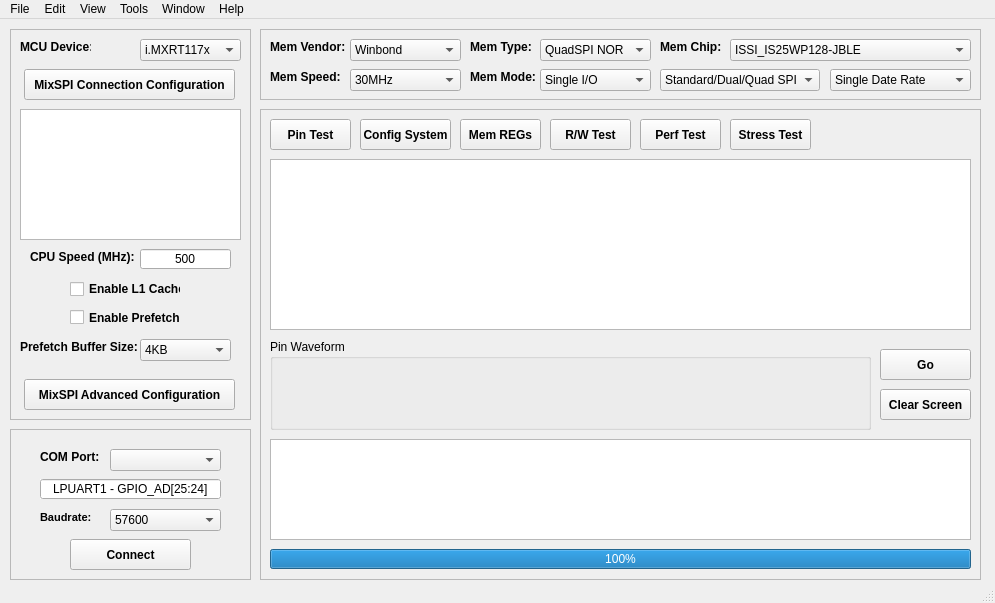
<?xml version="1.0" encoding="UTF-8"?>
<ui version="4.0">
 <class>memTesterWin</class>
 <widget class="QMainWindow" name="memTesterWin">
  <property name="geometry">
   <rect>
    <x>0</x>
    <y>0</y>
    <width>995</width>
    <height>603</height>
   </rect>
  </property>
  <property name="windowTitle">
   <string>MCU Mem Test Utility</string>
  </property>
  <widget class="QWidget" name="centralwidget">
   <widget class="QFrame" name="mcuFrame">
    <property name="geometry">
     <rect>
      <x>10</x>
      <y>10</y>
      <width>241</width>
      <height>391</height>
     </rect>
    </property>
    <property name="autoFillBackground">
     <bool>false</bool>
    </property>
    <property name="frameShape">
     <enum>QFrame::StyledPanel</enum>
    </property>
    <property name="frameShadow">
     <enum>QFrame::Plain</enum>
    </property>
    <property name="lineWidth">
     <number>1</number>
    </property>
    <widget class="QLabel" name="label_mcuDevice">
     <property name="geometry">
      <rect>
       <x>10</x>
       <y>10</y>
       <width>71</width>
       <height>16</height>
      </rect>
     </property>
     <property name="font">
      <font>
       <weight>75</weight>
       <bold>true</bold>
      </font>
     </property>
     <property name="text">
      <string>MCU Device:</string>
     </property>
    </widget>
    <widget class="QComboBox" name="comboBox_mcuDevice">
     <property name="geometry">
      <rect>
       <x>130</x>
       <y>10</y>
       <width>101</width>
       <height>22</height>
      </rect>
     </property>
     <item>
      <property name="text">
       <string>i.MXRT117x</string>
      </property>
     </item>
    </widget>
    <widget class="QTextEdit" name="textEdit_mixspiConnection">
     <property name="enabled">
      <bool>true</bool>
     </property>
     <property name="geometry">
      <rect>
       <x>10</x>
       <y>80</y>
       <width>221</width>
       <height>131</height>
      </rect>
     </property>
     <property name="readOnly">
      <bool>true</bool>
     </property>
    </widget>
    <widget class="QLabel" name="label_cpuSpeed">
     <property name="geometry">
      <rect>
       <x>20</x>
       <y>220</y>
       <width>111</width>
       <height>16</height>
      </rect>
     </property>
     <property name="font">
      <font>
       <weight>75</weight>
       <bold>true</bold>
      </font>
     </property>
     <property name="text">
      <string>CPU Speed (MHz):</string>
     </property>
    </widget>
    <widget class="QLineEdit" name="lineEdit_cpuSpeed">
     <property name="geometry">
      <rect>
       <x>130</x>
       <y>220</y>
       <width>91</width>
       <height>20</height>
      </rect>
     </property>
     <property name="text">
      <string>500</string>
     </property>
     <property name="alignment">
      <set>Qt::AlignCenter</set>
     </property>
    </widget>
    <widget class="QCheckBox" name="checkBox_enableL1Cache">
     <property name="geometry">
      <rect>
       <x>60</x>
       <y>250</y>
       <width>111</width>
       <height>20</height>
      </rect>
     </property>
     <property name="font">
      <font>
       <weight>75</weight>
       <bold>true</bold>
      </font>
     </property>
     <property name="text">
      <string>Enable L1 Cache</string>
     </property>
    </widget>
    <widget class="QCheckBox" name="checkBox_enablePrefetch">
     <property name="geometry">
      <rect>
       <x>60</x>
       <y>280</y>
       <width>111</width>
       <height>17</height>
      </rect>
     </property>
     <property name="font">
      <font>
       <weight>75</weight>
       <bold>true</bold>
      </font>
     </property>
     <property name="text">
      <string>Enable Prefetch</string>
     </property>
    </widget>
    <widget class="QLabel" name="label_prefetchBufferSize">
     <property name="geometry">
      <rect>
       <x>10</x>
       <y>310</y>
       <width>121</width>
       <height>16</height>
      </rect>
     </property>
     <property name="font">
      <font>
       <weight>75</weight>
       <bold>true</bold>
      </font>
     </property>
     <property name="text">
      <string>Prefetch Buffer Size:</string>
     </property>
    </widget>
    <widget class="QComboBox" name="comboBox_prefetchBufferSize">
     <property name="geometry">
      <rect>
       <x>130</x>
       <y>310</y>
       <width>91</width>
       <height>22</height>
      </rect>
     </property>
     <property name="currentIndex">
      <number>2</number>
     </property>
     <property name="maxVisibleItems">
      <number>13</number>
     </property>
     <item>
      <property name="text">
       <string>64bit</string>
      </property>
     </item>
     <item>
      <property name="text">
       <string>2KB</string>
      </property>
     </item>
     <item>
      <property name="text">
       <string>4KB</string>
      </property>
     </item>
    </widget>
    <widget class="QPushButton" name="pushButton_mixspiConnectionConfiguration">
     <property name="geometry">
      <rect>
       <x>14</x>
       <y>40</y>
       <width>211</width>
       <height>31</height>
      </rect>
     </property>
     <property name="font">
      <font>
       <weight>75</weight>
       <bold>true</bold>
      </font>
     </property>
     <property name="text">
      <string>MixSPI Connection Configuration</string>
     </property>
    </widget>
    <widget class="QPushButton" name="pushButton_mixspiAdvancedConfiguration">
     <property name="geometry">
      <rect>
       <x>14</x>
       <y>350</y>
       <width>211</width>
       <height>31</height>
      </rect>
     </property>
     <property name="font">
      <font>
       <weight>75</weight>
       <bold>true</bold>
      </font>
     </property>
     <property name="text">
      <string>MixSPI Advanced Configuration</string>
     </property>
    </widget>
   </widget>
   <widget class="QFrame" name="uartFrame">
    <property name="geometry">
     <rect>
      <x>10</x>
      <y>410</y>
      <width>241</width>
      <height>151</height>
     </rect>
    </property>
    <property name="font">
     <font>
      <family>Arial</family>
     </font>
    </property>
    <property name="frameShape">
     <enum>QFrame::StyledPanel</enum>
    </property>
    <property name="frameShadow">
     <enum>QFrame::Plain</enum>
    </property>
    <widget class="QLabel" name="label_comPort">
     <property name="geometry">
      <rect>
       <x>30</x>
       <y>20</y>
       <width>61</width>
       <height>16</height>
      </rect>
     </property>
     <property name="font">
      <font>
       <family>MS Shell Dlg 2</family>
       <weight>75</weight>
       <bold>true</bold>
      </font>
     </property>
     <property name="text">
      <string>COM Port:</string>
     </property>
    </widget>
    <widget class="QLabel" name="label_baudrate">
     <property name="geometry">
      <rect>
       <x>30</x>
       <y>80</y>
       <width>61</width>
       <height>16</height>
      </rect>
     </property>
     <property name="font">
      <font>
       <family>MS Shell Dlg 2</family>
       <pointsize>8</pointsize>
       <weight>75</weight>
       <bold>true</bold>
      </font>
     </property>
     <property name="text">
      <string>Baudrate:</string>
     </property>
    </widget>
    <widget class="QComboBox" name="comboBox_comPort">
     <property name="geometry">
      <rect>
       <x>100</x>
       <y>20</y>
       <width>111</width>
       <height>22</height>
      </rect>
     </property>
     <property name="font">
      <font>
       <family>MS Shell Dlg 2</family>
      </font>
     </property>
    </widget>
    <widget class="QComboBox" name="comboBox_baudrate">
     <property name="geometry">
      <rect>
       <x>100</x>
       <y>80</y>
       <width>111</width>
       <height>22</height>
      </rect>
     </property>
     <property name="font">
      <font>
       <family>MS Shell Dlg 2</family>
      </font>
     </property>
     <item>
      <property name="text">
       <string>57600</string>
      </property>
     </item>
    </widget>
    <widget class="QPushButton" name="pushButton_connect">
     <property name="geometry">
      <rect>
       <x>60</x>
       <y>110</y>
       <width>121</width>
       <height>31</height>
      </rect>
     </property>
     <property name="font">
      <font>
       <family>MS Shell Dlg 2</family>
       <weight>75</weight>
       <bold>true</bold>
      </font>
     </property>
     <property name="text">
      <string>Connect</string>
     </property>
    </widget>
    <widget class="QLineEdit" name="lineEdit_uartPad">
     <property name="geometry">
      <rect>
       <x>30</x>
       <y>50</y>
       <width>181</width>
       <height>20</height>
      </rect>
     </property>
     <property name="font">
      <font>
       <family>MS Shell Dlg 2</family>
      </font>
     </property>
     <property name="autoFillBackground">
      <bool>true</bool>
     </property>
     <property name="text">
      <string>LPUART1 - GPIO_AD[25:24]</string>
     </property>
     <property name="alignment">
      <set>Qt::AlignCenter</set>
     </property>
     <property name="readOnly">
      <bool>true</bool>
     </property>
    </widget>
   </widget>
   <widget class="QFrame" name="memFrame">
    <property name="geometry">
     <rect>
      <x>260</x>
      <y>10</y>
      <width>721</width>
      <height>71</height>
     </rect>
    </property>
    <property name="frameShape">
     <enum>QFrame::StyledPanel</enum>
    </property>
    <property name="frameShadow">
     <enum>QFrame::Plain</enum>
    </property>
    <widget class="QLabel" name="label_memType">
     <property name="geometry">
      <rect>
       <x>210</x>
       <y>10</y>
       <width>61</width>
       <height>16</height>
      </rect>
     </property>
     <property name="font">
      <font>
       <weight>75</weight>
       <bold>true</bold>
      </font>
     </property>
     <property name="text">
      <string>Mem Type:</string>
     </property>
    </widget>
    <widget class="QComboBox" name="comboBox_memType">
     <property name="geometry">
      <rect>
       <x>280</x>
       <y>10</y>
       <width>111</width>
       <height>22</height>
      </rect>
     </property>
     <item>
      <property name="text">
       <string>QuadSPI NOR</string>
      </property>
     </item>
     <item>
      <property name="text">
       <string>OctalSPI NOR</string>
      </property>
     </item>
     <item>
      <property name="text">
       <string>HyperFlash</string>
      </property>
     </item>
     <item>
      <property name="text">
       <string>PSRAM</string>
      </property>
     </item>
     <item>
      <property name="text">
       <string>HyperRAM</string>
      </property>
     </item>
    </widget>
    <widget class="QLabel" name="label_memChip">
     <property name="geometry">
      <rect>
       <x>400</x>
       <y>10</y>
       <width>61</width>
       <height>16</height>
      </rect>
     </property>
     <property name="font">
      <font>
       <weight>75</weight>
       <bold>true</bold>
      </font>
     </property>
     <property name="text">
      <string>Mem Chip:</string>
     </property>
    </widget>
    <widget class="QComboBox" name="comboBox_memChip">
     <property name="geometry">
      <rect>
       <x>470</x>
       <y>10</y>
       <width>241</width>
       <height>22</height>
      </rect>
     </property>
     <item>
      <property name="text">
       <string>ISSI_IS25WP128-JBLE</string>
      </property>
     </item>
    </widget>
    <widget class="QLabel" name="label_memSpeed">
     <property name="geometry">
      <rect>
       <x>10</x>
       <y>40</y>
       <width>81</width>
       <height>16</height>
      </rect>
     </property>
     <property name="font">
      <font>
       <weight>75</weight>
       <bold>true</bold>
      </font>
     </property>
     <property name="text">
      <string>Mem Speed:</string>
     </property>
    </widget>
    <widget class="QComboBox" name="comboBox_memSpeed">
     <property name="geometry">
      <rect>
       <x>90</x>
       <y>40</y>
       <width>111</width>
       <height>22</height>
      </rect>
     </property>
     <item>
      <property name="text">
       <string>30MHz</string>
      </property>
     </item>
     <item>
      <property name="text">
       <string>50MHz</string>
      </property>
     </item>
     <item>
      <property name="text">
       <string>60MHz</string>
      </property>
     </item>
     <item>
      <property name="text">
       <string>80MHz</string>
      </property>
     </item>
     <item>
      <property name="text">
       <string>100MHz</string>
      </property>
     </item>
     <item>
      <property name="text">
       <string>120MHz</string>
      </property>
     </item>
     <item>
      <property name="text">
       <string>133MHz</string>
      </property>
     </item>
     <item>
      <property name="text">
       <string>166MHz</string>
      </property>
     </item>
     <item>
      <property name="text">
       <string>200MHz</string>
      </property>
     </item>
     <item>
      <property name="text">
       <string>250MHz</string>
      </property>
     </item>
    </widget>
    <widget class="QLabel" name="label_memMode">
     <property name="geometry">
      <rect>
       <x>210</x>
       <y>40</y>
       <width>71</width>
       <height>16</height>
      </rect>
     </property>
     <property name="font">
      <font>
       <weight>75</weight>
       <bold>true</bold>
      </font>
     </property>
     <property name="text">
      <string>Mem Mode:</string>
     </property>
    </widget>
    <widget class="QComboBox" name="comboBox_memIoPadsMode">
     <property name="geometry">
      <rect>
       <x>280</x>
       <y>40</y>
       <width>111</width>
       <height>22</height>
      </rect>
     </property>
     <item>
      <property name="text">
       <string>Single I/O</string>
      </property>
     </item>
     <item>
      <property name="text">
       <string>Dual I/O</string>
      </property>
     </item>
     <item>
      <property name="text">
       <string>Quad I/O</string>
      </property>
     </item>
     <item>
      <property name="text">
       <string>Octal I/O</string>
      </property>
     </item>
     <item>
      <property name="text">
       <string>Hex I/O</string>
      </property>
     </item>
    </widget>
    <widget class="QComboBox" name="comboBox_memInterfaceMode">
     <property name="geometry">
      <rect>
       <x>400</x>
       <y>40</y>
       <width>160</width>
       <height>22</height>
      </rect>
     </property>
     <item>
      <property name="text">
       <string>Standard/Dual/Quad SPI</string>
      </property>
     </item>
     <item>
      <property name="text">
       <string>Ouad Peripheral Interface</string>
      </property>
     </item>
     <item>
      <property name="text">
       <string>Octa Peripheral Interface</string>
      </property>
     </item>
     <item>
      <property name="text">
       <string>HyperBus</string>
      </property>
     </item>
     <item>
      <property name="text">
       <string>HyperBus-Extend-IO</string>
      </property>
     </item>
    </widget>
    <widget class="QComboBox" name="comboBox_memSampleRateMode">
     <property name="geometry">
      <rect>
       <x>570</x>
       <y>40</y>
       <width>141</width>
       <height>22</height>
      </rect>
     </property>
     <item>
      <property name="text">
       <string>Single Date Rate</string>
      </property>
     </item>
     <item>
      <property name="text">
       <string>Double Transfer Rate</string>
      </property>
     </item>
    </widget>
    <widget class="QLabel" name="label_memVendor">
     <property name="geometry">
      <rect>
       <x>10</x>
       <y>10</y>
       <width>81</width>
       <height>16</height>
      </rect>
     </property>
     <property name="font">
      <font>
       <weight>75</weight>
       <bold>true</bold>
      </font>
     </property>
     <property name="text">
      <string>Mem Vendor:</string>
     </property>
    </widget>
    <widget class="QComboBox" name="comboBox_memVendor">
     <property name="geometry">
      <rect>
       <x>90</x>
       <y>10</y>
       <width>111</width>
       <height>22</height>
      </rect>
     </property>
     <item>
      <property name="text">
       <string>Winbond</string>
      </property>
     </item>
     <item>
      <property name="text">
       <string>Macronix</string>
      </property>
     </item>
     <item>
      <property name="text">
       <string>GigaDevice</string>
      </property>
     </item>
     <item>
      <property name="text">
       <string>Infineon_Cypress_Spansion</string>
      </property>
     </item>
     <item>
      <property name="text">
       <string>Micron</string>
      </property>
     </item>
     <item>
      <property name="text">
       <string>ISSI</string>
      </property>
     </item>
     <item>
      <property name="text">
       <string>Renesas_Dialog__Adesto</string>
      </property>
     </item>
     <item>
      <property name="text">
       <string>APMemory</string>
      </property>
     </item>
     <item>
      <property name="text">
       <string>Misc</string>
      </property>
     </item>
    </widget>
   </widget>
   <widget class="QFrame" name="dispFrame">
    <property name="geometry">
     <rect>
      <x>260</x>
      <y>90</y>
      <width>721</width>
      <height>471</height>
     </rect>
    </property>
    <property name="frameShape">
     <enum>QFrame::StyledPanel</enum>
    </property>
    <property name="frameShadow">
     <enum>QFrame::Plain</enum>
    </property>
    <widget class="QPushButton" name="pushButton_memRegs">
     <property name="geometry">
      <rect>
       <x>200</x>
       <y>10</y>
       <width>81</width>
       <height>31</height>
      </rect>
     </property>
     <property name="font">
      <font>
       <weight>75</weight>
       <bold>true</bold>
      </font>
     </property>
     <property name="text">
      <string>Mem REGs</string>
     </property>
    </widget>
    <widget class="QTextEdit" name="textEdit_displayWin">
     <property name="geometry">
      <rect>
       <x>10</x>
       <y>50</y>
       <width>701</width>
       <height>171</height>
      </rect>
     </property>
     <property name="font">
      <font>
       <weight>50</weight>
       <bold>false</bold>
      </font>
     </property>
     <property name="frameShadow">
      <enum>QFrame::Plain</enum>
     </property>
     <property name="readOnly">
      <bool>true</bool>
     </property>
    </widget>
    <widget class="QPushButton" name="pushButton_perfTest">
     <property name="geometry">
      <rect>
       <x>380</x>
       <y>10</y>
       <width>81</width>
       <height>31</height>
      </rect>
     </property>
     <property name="font">
      <font>
       <weight>75</weight>
       <bold>true</bold>
      </font>
     </property>
     <property name="text">
      <string>Perf Test</string>
     </property>
    </widget>
    <widget class="QProgressBar" name="progressBar_action">
     <property name="geometry">
      <rect>
       <x>10</x>
       <y>440</y>
       <width>701</width>
       <height>20</height>
      </rect>
     </property>
     <property name="value">
      <number>100</number>
     </property>
    </widget>
    <widget class="QTextEdit" name="textEdit_packetWin">
     <property name="geometry">
      <rect>
       <x>10</x>
       <y>330</y>
       <width>701</width>
       <height>101</height>
      </rect>
     </property>
    </widget>
    <widget class="QPushButton" name="pushButton_configSystem">
     <property name="geometry">
      <rect>
       <x>100</x>
       <y>10</y>
       <width>91</width>
       <height>31</height>
      </rect>
     </property>
     <property name="font">
      <font>
       <weight>75</weight>
       <bold>true</bold>
      </font>
     </property>
     <property name="text">
      <string>Config System</string>
     </property>
    </widget>
    <widget class="QPushButton" name="pushButton_clearScreen">
     <property name="geometry">
      <rect>
       <x>620</x>
       <y>280</y>
       <width>91</width>
       <height>31</height>
      </rect>
     </property>
     <property name="font">
      <font>
       <weight>75</weight>
       <bold>true</bold>
      </font>
     </property>
     <property name="text">
      <string>Clear Screen</string>
     </property>
    </widget>
    <widget class="QPushButton" name="pushButton_stressTest">
     <property name="geometry">
      <rect>
       <x>470</x>
       <y>10</y>
       <width>81</width>
       <height>31</height>
      </rect>
     </property>
     <property name="font">
      <font>
       <weight>75</weight>
       <bold>true</bold>
      </font>
     </property>
     <property name="text">
      <string>Stress Test</string>
     </property>
    </widget>
    <widget class="QPushButton" name="pushButton_pinTest">
     <property name="geometry">
      <rect>
       <x>10</x>
       <y>10</y>
       <width>81</width>
       <height>31</height>
      </rect>
     </property>
     <property name="font">
      <font>
       <weight>75</weight>
       <bold>true</bold>
      </font>
     </property>
     <property name="text">
      <string>Pin Test</string>
     </property>
    </widget>
    <widget class="QPushButton" name="pushButton_Go">
     <property name="geometry">
      <rect>
       <x>620</x>
       <y>240</y>
       <width>91</width>
       <height>31</height>
      </rect>
     </property>
     <property name="font">
      <font>
       <weight>75</weight>
       <bold>true</bold>
      </font>
     </property>
     <property name="text">
      <string>Go</string>
     </property>
    </widget>
    <widget class="QPushButton" name="pushButton_rwTest">
     <property name="geometry">
      <rect>
       <x>290</x>
       <y>10</y>
       <width>81</width>
       <height>31</height>
      </rect>
     </property>
     <property name="font">
      <font>
       <weight>75</weight>
       <bold>true</bold>
      </font>
     </property>
     <property name="text">
      <string>R/W Test</string>
     </property>
    </widget>
    <widget class="QGroupBox" name="groupBox_pinWaveform">
     <property name="geometry">
      <rect>
       <x>10</x>
       <y>230</y>
       <width>601</width>
       <height>91</height>
      </rect>
     </property>
     <property name="title">
      <string>Pin Waveform</string>
     </property>
    </widget>
   </widget>
  </widget>
  <widget class="QMenuBar" name="menubar">
   <property name="geometry">
    <rect>
     <x>0</x>
     <y>0</y>
     <width>995</width>
     <height>21</height>
    </rect>
   </property>
   <widget class="QMenu" name="menuFile">
    <property name="title">
     <string>File</string>
    </property>
   </widget>
   <widget class="QMenu" name="menuEdit">
    <property name="title">
     <string>Edit</string>
    </property>
   </widget>
   <widget class="QMenu" name="menuView">
    <property name="title">
     <string>View</string>
    </property>
   </widget>
   <widget class="QMenu" name="menuTools">
    <property name="title">
     <string>Tools</string>
    </property>
    <widget class="QMenu" name="menu_loadFirmware">
     <property name="inputMethodHints">
      <set>Qt::ImhNone</set>
     </property>
     <property name="title">
      <string>Load Firmware</string>
     </property>
     <addaction name="menuLoadFwAction_Yes"/>
     <addaction name="menuLoadFwAction_No"/>
    </widget>
    <addaction name="menu_loadFirmware"/>
   </widget>
   <widget class="QMenu" name="menuWindow">
    <property name="title">
     <string>Window</string>
    </property>
   </widget>
   <widget class="QMenu" name="menuHelp">
    <property name="title">
     <string>Help</string>
    </property>
    <addaction name="menuHelpAction_homePage"/>
    <addaction name="menuHelpAction_aboutAuthor"/>
    <addaction name="menuHelpAction_revisionHistory"/>
   </widget>
   <addaction name="menuFile"/>
   <addaction name="menuEdit"/>
   <addaction name="menuView"/>
   <addaction name="menuTools"/>
   <addaction name="menuWindow"/>
   <addaction name="menuHelp"/>
  </widget>
  <widget class="QStatusBar" name="statusbar"/>
  <action name="menuHelpAction_homePage">
   <property name="text">
    <string>Home Page</string>
   </property>
  </action>
  <action name="menuHelpAction_aboutAuthor">
   <property name="text">
    <string>About Author</string>
   </property>
  </action>
  <action name="menuHelpAction_revisionHistory">
   <property name="text">
    <string>Revision History</string>
   </property>
  </action>
  <action name="menuLoadFwAction_No">
   <property name="checkable">
    <bool>true</bool>
   </property>
   <property name="checked">
    <bool>false</bool>
   </property>
   <property name="text">
    <string>No - For Dev</string>
   </property>
  </action>
  <action name="menuLoadFwAction_Yes">
   <property name="checkable">
    <bool>true</bool>
   </property>
   <property name="checked">
    <bool>true</bool>
   </property>
   <property name="text">
    <string>Yes</string>
   </property>
  </action>
 </widget>
 <resources/>
 <connections/>
</ui>
